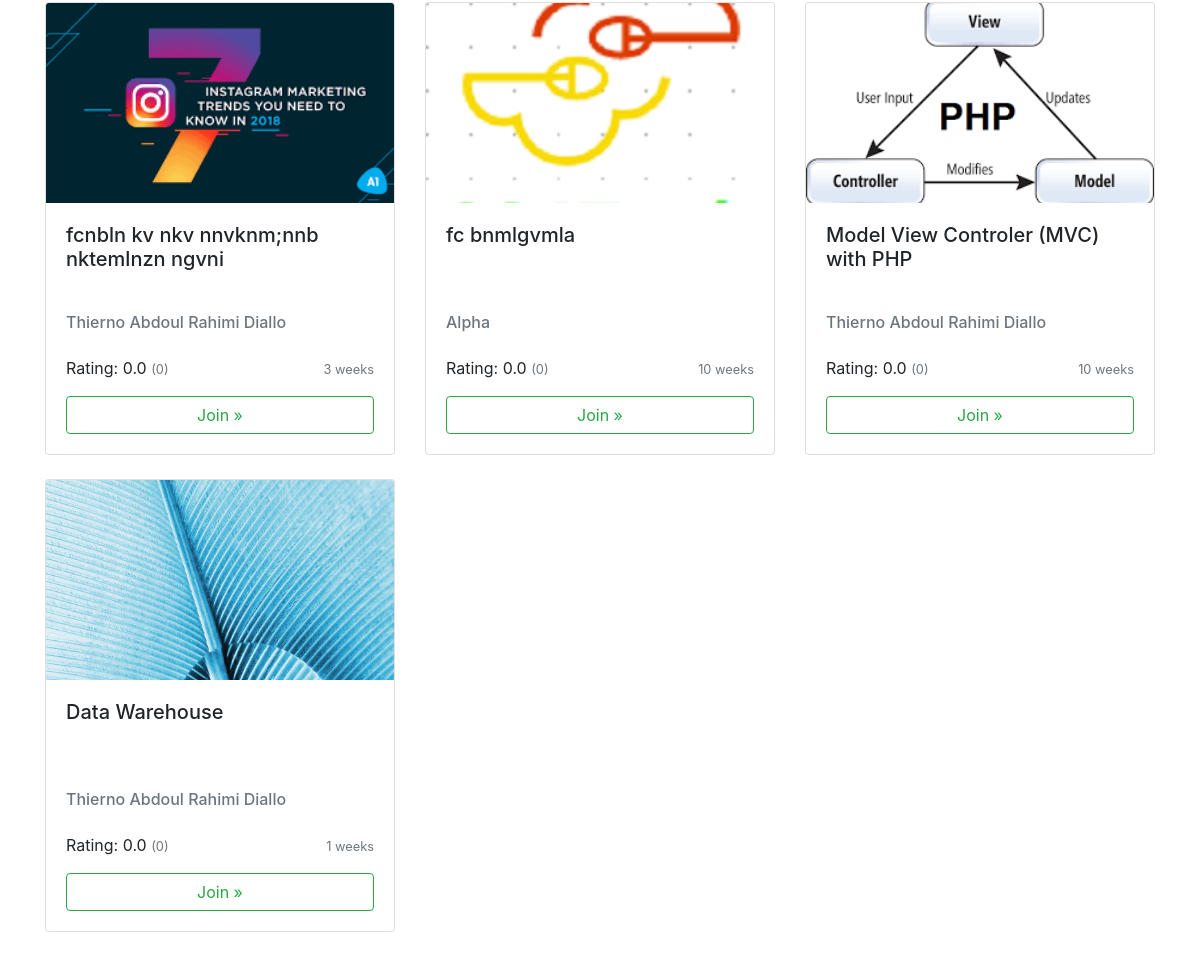
The app's page /allCourses.php (lower part), older data.
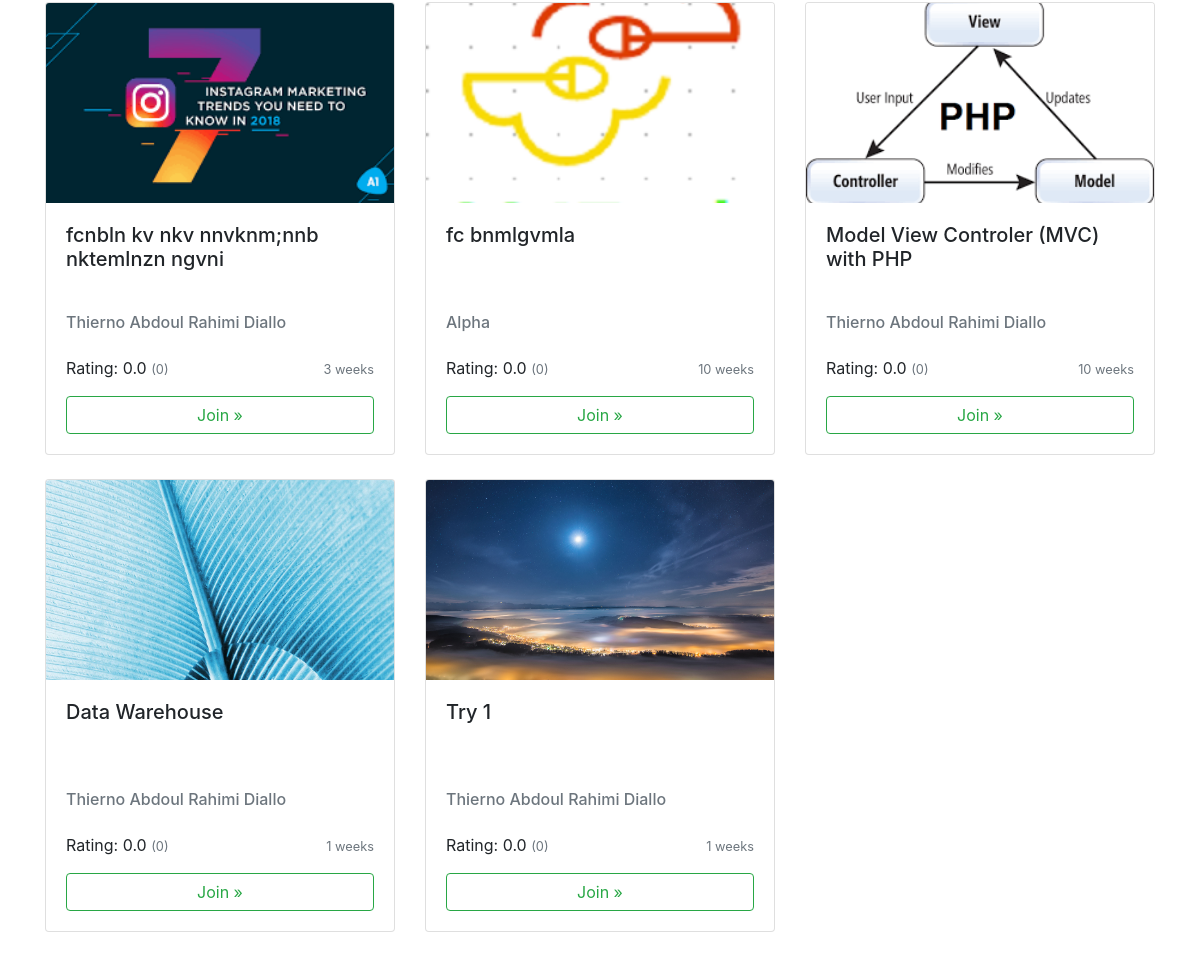
The same page, newer data.
### tables this page shows
CREATE TABLE `course` (
  `id` int(11) NOT NULL,
  `crs_uniqueID` varchar(255) NOT NULL,
  `course_name` varchar(255) NOT NULL,
  `category_id` int(11) NOT NULL,
  `starting_date` varchar(255) NOT NULL,
  `duration` int(11) NOT NULL,
  `pre_requirments` varchar(255) NOT NULL,
  `learning_outcomes` varchar(255) NOT NULL,
  `descriptions` text NOT NULL,
  `status` varchar(10) NOT NULL DEFAULT 'pending',
  `instructor_id` varchar(50) NOT NULL,
  `course_path_fol` varchar(255) NOT NULL,
  `course_image` varchar(255) NOT NULL
);

CREATE TABLE `instructor` (
  `id` int(11) NOT NULL,
  `ins_uniquID` varchar(50) NOT NULL,
  `instructor_name` varchar(255) NOT NULL,
  `email` varchar(255) NOT NULL,
  `password` varchar(255) NOT NULL
);

### backend/classes/Login.php (called while the page is built, shortened)
<?php
    class Login {
        public static function isLoggedIn() {
            return false;
        }
    }
?>

### backend/classes/DB.php (called while the page is built, shortened)
<?php
    class DB {
        private static function connect() {
            $pdo = new PDO('mysql:host=127.0.0.1;dbname=help-mooc;charset=utf8', 'root', '');
            $pdo -> setAttribute(PDO::ATTR_ERRMODE, PDO::ERRMODE_EXCEPTION);
            return $pdo;
        }
        public static function query($query, $params = array()){
            $statement = self::connect()->prepare($query);
            $statement->execute($params);
            if (explode(' ', $query)[0] == 'SELECT') {
                $data = $statement->fetchAll();
                return $data;
            }
        }
    }
?>

### allCourses.php (the view, shortened to what this page needs)
<?php
include('./backend/classes/DB.php');
include('./backend/classes/Login.php');
if (Login::isLoggedIn()) {
    $outputkey  = Login::isLoggedIn();
    list($user, $key) = explode("_", $outputkey);
    if ($user == 'STD') {
        $user_Name = DB::query('SELECT student_name FROM student WHERE std_uniquID=:outputkey', array(':outputkey'=>$outputkey))[0]['student_name'];
        include('userHeader.php');
        $cwd= getcwd();
    }
}else {
    include('../mainHeader.php');
}
?>
<main role="main" class="container">
    <div class="row">
        <?php
            $select_course = DB::query('SELECT * FROM course ');
            foreach ($select_course as $value) {
                $imagePath = $value['course_path_fol'].'/'.$value['course_image'];
        ?>
        <div class="col-md-4 col-sm-6 mb-4">
            <div class="card">
                <img class="card-img-top" src="<?php echo $imagePath;?>" alt="Card image cap">
                <div class="card-body">
                    <h5 class="card-title mb-4"><?php echo $value['course_name'];?></h5>
                    <?php
                        $ins_uniquID = $value['instructor_id'];
                        $retrieve_the_instructor = DB::query('SELECT instructor_name FROM instructor where ins_uniquID= :ins_uniquID',array(':ins_uniquID'=>$ins_uniquID))[0]['instructor_name'];
                    ?>
                    <h6 class="card-subtitle mb-4 text-muted"><?php echo $retrieve_the_instructor;?></h6>
                    <p>Rating: 0.0 <small class="text-muted">(0)</small><small class="text-muted pull-right mt-1"><?php echo $value['duration'];?> weeks</small></p>
                    <a class="btn btn-outline-success btn-block" href="backend/jionCourses.php?crs_UniqueID=<?php echo $value['crs_uniqueID']; ?>" role="button">Join &raquo;</a>
                </div>
            </div>
        </div>
        <?php
            }
        ?>
    </div>
</main>
<footer class="text-muted footer">
    <div class="container">
        <p class="float-right ">
            <a class="cprTxt" href="#">Back to top</a>
        </p>
        <p class="cprTxt"> &copy;2019 HELP-MOOC</p>
    </div>
</footer>
</body>
</html>

### mainHeader.php (shortened to what this page needs)
<!DOCTYPE html>
<html>
<head>
    <link href="css/bootstrap.min.css" rel="stylesheet">
    <link href="css/video-js.min.css" rel="stylesheet">
    <link rel="stylesheet" href="fonts/font-awesome/css/font-awesome.min.css">
    <link href="css/star-rating.min.css" rel="stylesheet">
    <link href="css/theme.min.css" rel="stylesheet">
    <link href="css/custom.css" rel="stylesheet">
</head>
<body>

### css/custom.css (style rules this page uses)
html, body { height: 100%; }
.cprTxt { color: white; }
.footer { position: relative; bottom: 0; width: 100%; }
.card-img-top { height: 200px; object-fit: cover; }
.card-title { min-height: 72px; }

Row changes from the older to the newer data that the page shows:
added course: course_path_fol+course_image (picture), course_name "Try 1", instructor.instructor_name "Thierno Abdoul Rahimi Diallo", duration "1"
